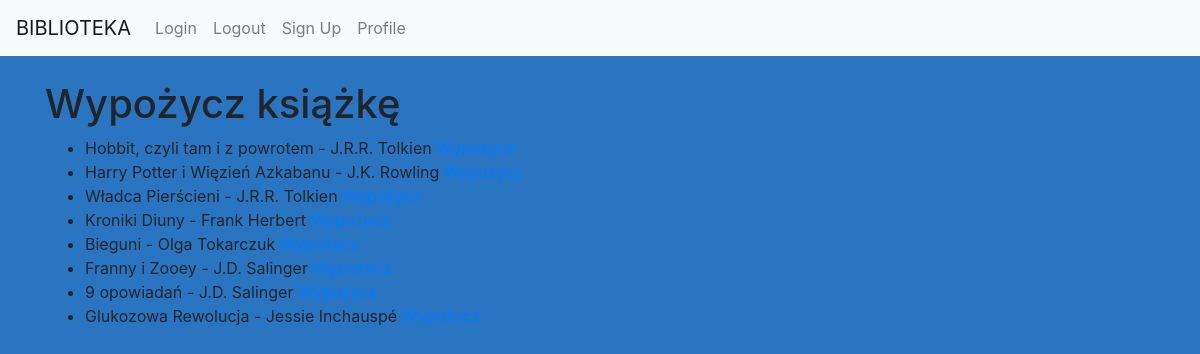
Before: /wypozycz/ (signed in) with the older database file.
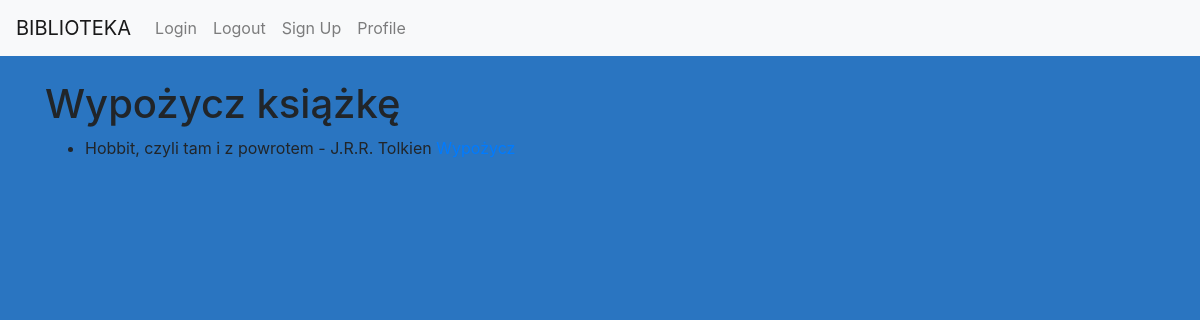
After: the same page with the newer database file.
### myapp/models.py (models this page shows, shortened)
class Ksiazka(models.Model):
    tytul = models.CharField(max_length=200)
    autor = models.ManyToManyField(Autor)
    wydawnictwo = models.IntegerField(choices=WYDAWNICTWA.choices)
    rok_wydania = models.CharField(max_length=4)
    liczba_stron = models.IntegerField()
    ISBN = models.CharField(max_length=13)
    okładka = models.IntegerField(choices=OKLADKA.choices)
    gatunek = models.ManyToManyField(Gatunek)
    class Meta:
        verbose_name = "Książka"
        verbose_name_plural = "Książki"

class Autor(models.Model):
    imie_autora = models.CharField(max_length=100)
    nazwisko_autora = models.CharField(max_length=100)
    def __str__(self):
        return f"{self.imie_autora} {self.nazwisko_autora}"
    class Meta:
        verbose_name = "Autor"
        verbose_name_plural = "Autorzy"

### myapp/views.py (the view)
# urls.py: path('wypozycz/', wypozycz_ksiazke, name='wypozycz_ksiazke'),
@login_required
def wypozycz_ksiazke(request):
    ksiazki = Ksiazka.objects.all()
    return render(request, 'myapp/wypozycz_ksiazke.html', {'ksiazki': ksiazki})

### myapp/templates/myapp/wypozycz_ksiazke.html
{% extends "base.html" %}
{% block content %}
<h1>Wypożycz książkę</h1>
<ul>
    {% for ksiazka in ksiazki %}
    <li>
        {{ ksiazka.tytul }} - {{ ksiazka.autor.all|join:", " }}
        <a href="{% url 'wypozycz' ksiazka.id %}">Wypożycz</a>
    </li>
    {% endfor %}
</ul>
{% endblock %}

### myapp/templates/base.html (shortened to what this page needs)
<!DOCTYPE html>
<html lang="en">
<head>
    {% load static %}
    <link rel="stylesheet" href="https://stackpath.bootstrapcdn.com/bootstrap/4.5.2/css/bootstrap.min.css">
    <link rel="stylesheet" href="{% static 'css/styles.css' %}">
</head>
<body>
    <header>
        <nav class="navbar navbar-expand-lg navbar-light bg-light">
            <a class="navbar-brand" href="#">BIBLIOTEKA</a>
            <div class="collapse navbar-collapse">
                <ul class="navbar-nav mr-auto">
                    <li class="nav-item">
                        <a class="nav-link" href="{% url 'login' %}">Login</a>
                    </li>
                    <li class="nav-item">
                        <a class="nav-link" href="{% url 'logout' %}">Logout</a>
                    </li>
                    <li class="nav-item">
                        <a class="nav-link" href="{% url 'signup' %}">Sign Up</a>
                    </li>
                    <li class="nav-item">
                        <a class="nav-link" href="{% url 'profile' %}">Profile</a>
                    </li>
                </ul>
            </div>
        </nav>
    </header>
    <main class="container mt-4">
        {% block content %}{% endblock %}
    </main>
</body>
</html>

### myapp/static/css/styles.css (style rules this page uses)
body { background-color: #2a75c1; }

Changed rows visible on the page:
removed Ksiazka: tytul "Harry Potter i Więzień Azkabanu", autor.all "J.K. Rowling"
removed Ksiazka: tytul "Władca Pierścieni", autor.all "J.R.R. Tolkien"
removed Ksiazka: tytul "Kroniki Diuny", autor.all "Frank Herbert"
removed Ksiazka: tytul "Bieguni", autor.all "Olga Tokarczuk"
removed Ksiazka: tytul "Franny i Zooey", autor.all "J.D. Salinger"
removed Ksiazka: tytul "9 opowiadań", autor.all "J.D. Salinger"
removed Ksiazka: tytul "Glukozowa Rewolucja", autor.all "Jessie Inchauspé"
